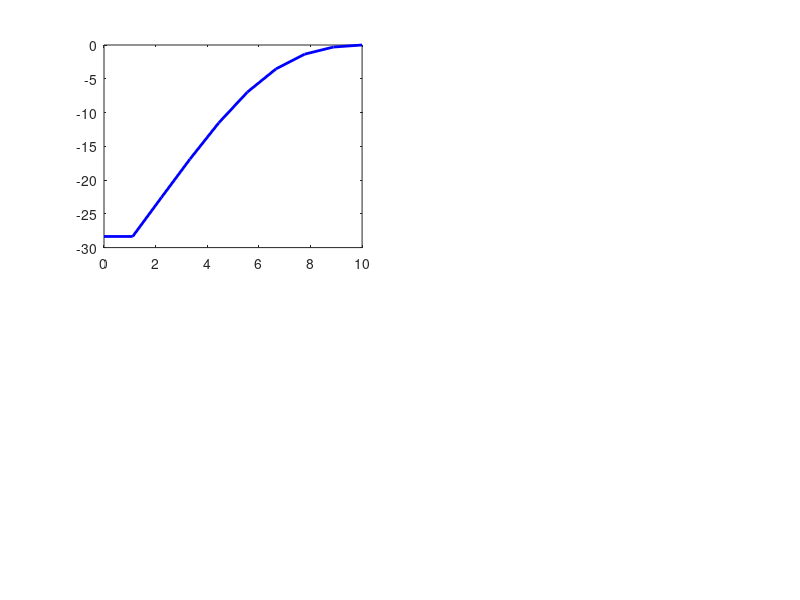

The MATLAB script that drew this image: (Note: this script raises an error after producing the figure.)
%% STRAIN ANALYSIS AND SAFETY VALIDATION MODULE (c5m.m)
% Computes displacement, curvature, stress, and strain from modal data.
% Performs a comprehensive Factor of Safety (FoS) analysis.
%
% This version is robust to mismatches in mode counts between input files.
%
% Dependencies:
%   - modal_response.mat (from c3m.m)
%   - modal_shapes.mat (from c2m.m)
%
% Generates:
%   - strain_analysis_results.mat: A struct with all calculated data.
%   - A series of plots for visualization.
%
% Last Revised: July 17, 2024
clc; clear; close all;

%% 1. Configuration and Constants
fprintf('=== Wing Strain Analysis & Safety Validation ===\n');

% Centralized configuration for analysis
config.material.E = 70e9;              % Young's modulus [Pa] (Aluminum)
config.material.nu = 0.33;             % Poisson's ratio
config.material.sigma_yield = 345e6;   % Yield strength [Pa] (Al 2024-T3)

% **FIX**: Define geometry directly, as it's not in the .mat file
config.geometry.b = 0.15;              % Wing section width [m]
config.geometry.h = 0.02;              % Wing section height [m]

config.analysis.safety_factor_req = 2.5; % Minimum required safety factor

%% 2. Load Input Data from Previous Modules
fprintf('Loading modal data...\n');
if ~exist('modal_response.mat', 'file') || ~exist('modal_shapes.mat', 'file')
    error('Required data files not found. Please run c2m.m and c3m.m first.');
end

try
    % Load modal response data (from c3m.m)
    modal_data = load('modal_response.mat', 'q_sol', 't_sol');
    q_raw = modal_data.q_sol;
    t = modal_data.t_sol;
    
    % Load modal shapes and geometry (from c2m.m)
    shape_data = load('modal_shapes.mat', 'V', 'freqs', 'N', 'L');
    Phi_raw = shape_data.V;         % Mode shapes (N_nodes x n_modes)
    x = linspace(0, shape_data.L, shape_data.N);
    
catch ME
    error('Failed to load or process data: %s', ME.message);
end

%% 3. Data Preprocessing and Synchronization
% **FIX**: Resolve mode count mismatch between input files.
n_modes_in_response = size(q_raw, 2);
n_modes_in_shapes = size(Phi_raw, 2);

% Use the minimum number of modes available from both sources.
n_modes_to_use = min(n_modes_in_response, n_modes_in_shapes);

fprintf('Data loaded. Found %d modes in response data and %d in shape data.\n', ...
        n_modes_in_response, n_modes_in_shapes);
fprintf('--> Synchronizing to use %d modes for analysis.\n', n_modes_to_use);

% Trim data to the synchronized mode count
q = q_raw(:, 1:n_modes_to_use);       % (n_time x n_modes_to_use)
Phi = Phi_raw(:, 1:n_modes_to_use);   % (N_nodes x n_modes_to_use)

%% 4. Calculate Dynamic and Structural Response
% Geometric property for stress calculation
I = (config.geometry.b * config.geometry.h^3) / 12; % Moment of inertia
z_outer = config.geometry.h / 2;               % Max distance from neutral axis

% Reconstruct full displacement field w(x,t)
w = Phi * q'; % Displacement field (N_nodes x n_time)
w(~isfinite(w)) = 0; % Sanity check

% Calculate curvature (d^2w/dx^2) using a 2nd-order finite difference
dx = x(2) - x(1);
curvature = zeros(size(w));
% Central difference for interior points
curvature(2:end-1, :) = (w(3:end, :) - 2*w(2:end-1, :) + w(1:end-2, :)) / dx^2;
% Forward difference for the fixed root (x=0)
curvature(1, :) = (w(3, :) - 2*w(2, :) + w(1, :)) / dx^2;
% Curvature is zero at the free tip (x=L)
curvature(end, :) = 0;

% Calculate Stress and Strain
stress_matrix = -config.material.E * z_outer * curvature;
stress_matrix(~isfinite(stress_matrix)) = 0;
strain_matrix = stress_matrix / config.material.E;

%% 5. Safety and Performance Analysis
safety_factor_stress = config.material.sigma_yield ./ (abs(stress_matrix) + eps);
[max_stress, max_stress_idx] = max(abs(stress_matrix(:)));
[min_sf, min_sf_idx] = min(safety_factor_stress(:));
[max_stress_x_idx, max_stress_t_idx] = ind2sub(size(stress_matrix), max_stress_idx);
[min_sf_x_idx, min_sf_t_idx] = ind2sub(size(safety_factor_stress), min_sf_idx);

%% 6. Visualization
fprintf('Generating analysis plots...\n');
[T_mesh, X_mesh] = meshgrid(t, x);

% Create a new figure window for all subplots
figure('Name', 'Comprehensive Strain & Safety Analysis', 'NumberTitle', 'off', 'WindowState', 'maximized');

% Plot 1: Spanwise Stress Distribution at Peak Time
subplot(2,2,1);
[~, peak_time_idx] = max(max(abs(stress_matrix), [], 1));
peak_time = t(peak_time_idx);
plot(x, stress_matrix(:, peak_time_idx)/1e6, 'b', 'LineWidth', 2);
hold on;
yline(config.material.sigma_yield/1e6, 'k--', 'Yield Strength');
yline(-config.material.sigma_yield/1e6, 'k--');
xlabel('Spanwise Location [m]'); ylabel('Stress [MPa]');
title(sprintf('Stress Distribution at Peak Response (t=%.2f s)', peak_time));
legend('Actual Stress', 'Yield Strength', 'Location', 'southeast');
grid on; axis tight;

% Plot 2: 3D Stress Surface
subplot(2,2,2);
surf(T_mesh, X_mesh, stress_matrix/1e6, 'EdgeColor', 'none');
xlabel('Time [s]'); ylabel('Span Position [m]'); zlabel('Stress [MPa]');
title('3D Stress Distribution Over Time');
colorbar; colormap('jet'); view(45, 30); shading interp;
ylabel(colorbar, 'Stress [MPa]');

% Plot 3: Factor of Safety Heatmap
subplot(2,2,3);
imagesc(t, x, safety_factor_stress);
colorbar;
title('Factor of Safety (FoS) Distribution');
xlabel('Time [s]'); ylabel('Span Position [m]');
colormap('hot');
caxis([0, min(15, max(safety_factor_stress(:)))]);
ylabel(colorbar, 'Factor of Safety');
hold on;
plot(t(min_sf_t_idx), x(min_sf_x_idx), 'g+', 'MarkerSize', 15, 'LineWidth', 3);
legend('Min FoS Location', 'Location', 'northwest');

% Plot 4: Minimum Safety Factor Along Span
subplot(2,2,4);
plot(x, min(safety_factor_stress, [], 2), 'r-', 'LineWidth', 2);
hold on;
yline(config.analysis.safety_factor_req, 'k--', 'Required FoS');
xlabel('Span Position [m]'); ylabel('Minimum Safety Factor');
title('Minimum FoS Along Span');
legend('Actual Min FoS', 'Required FoS', 'Location', 'best');
grid on; axis tight;

%% 7. Summary Report
fprintf('\n--- ANALYSIS SUMMARY ---\n');
fprintf('  Max stress      : %.1f MPa at x=%.2f m, t=%.2f s\n', ...
    max_stress/1e6, x(max_stress_x_idx), t(max_stress_t_idx));
fprintf('  Min safety factor : %.2f at x=%.2f m, t=%.2f s\n', ...
    min_sf, x(min_sf_x_idx), t(min_sf_t_idx));

if min_sf >= config.analysis.safety_factor_req
    fprintf('  STATUS: ✓ DESIGN PASSES safety requirement (FoS >= %.1f)\n', config.analysis.safety_factor_req);
else
    fprintf('  STATUS: ✗ DESIGN FAILS safety requirement (FoS < %.1f)\n', config.analysis.safety_factor_req);
end
fprintf('-------------------------\n');
